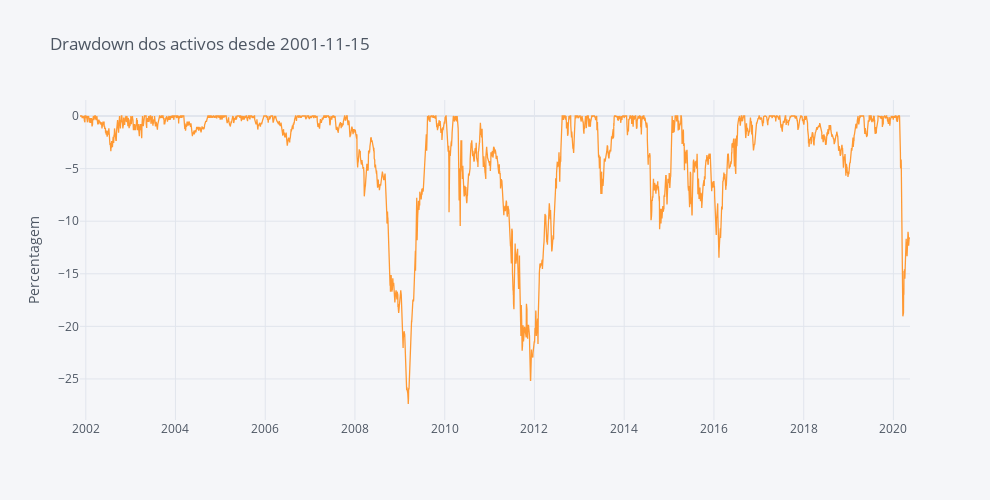

The notebook cell saved with this chart:
### Code cell
#### Computing Drawdowns ####
DD = compute_drawdowns(fundos)

round(DD, 2).iplot(title='Drawdown dos activos desde ' + begin, yTitle='Percentagem', dimensions=(990, 500), colors=Palette)

### Figure 1 — Plotly figure (JSON) as saved in the notebook; plotly's stock layout.template omitted (floating-point values rounded to 4 significant figures; data arrays with more than 128 entries replaced by an {"elided": "..."} marker saying what was removed)
{"data": [{"line": {"color": "rgba(255, 153, 51, 1.0)", "dash": "solid", "shape": "linear", "width": 1.3}, "mode": "lines", "name": "AR_PPR", "text": "", "type": "scatter", "x": {"elided": "4856 str values"}, "y": {"elided": "4856 float values"}}], "layout": {"height": 500, "legend": {"bgcolor": "#F5F6F9", "font": {"color": "#4D5663"}}, "paper_bgcolor": "#F5F6F9", "plot_bgcolor": "#F5F6F9", "title": {"font": {"color": "#4D5663"}, "text": "Drawdown dos activos desde 2001-11-15"}, "width": 990, "xaxis": {"autorange": true, "gridcolor": "#E1E5ED", "range": ["2001-11-15", "2020-05-15"], "showgrid": true, "tickfont": {"color": "#4D5663"}, "title": {"font": {"color": "#4D5663"}, "text": ""}, "type": "date", "zerolinecolor": "#E1E5ED"}, "yaxis": {"autorange": true, "gridcolor": "#E1E5ED", "range": [-28.9, 1.521], "showgrid": true, "tickfont": {"color": "#4D5663"}, "title": {"font": {"color": "#4D5663"}, "text": "Percentagem"}, "type": "linear", "zerolinecolor": "#E1E5ED"}}}
